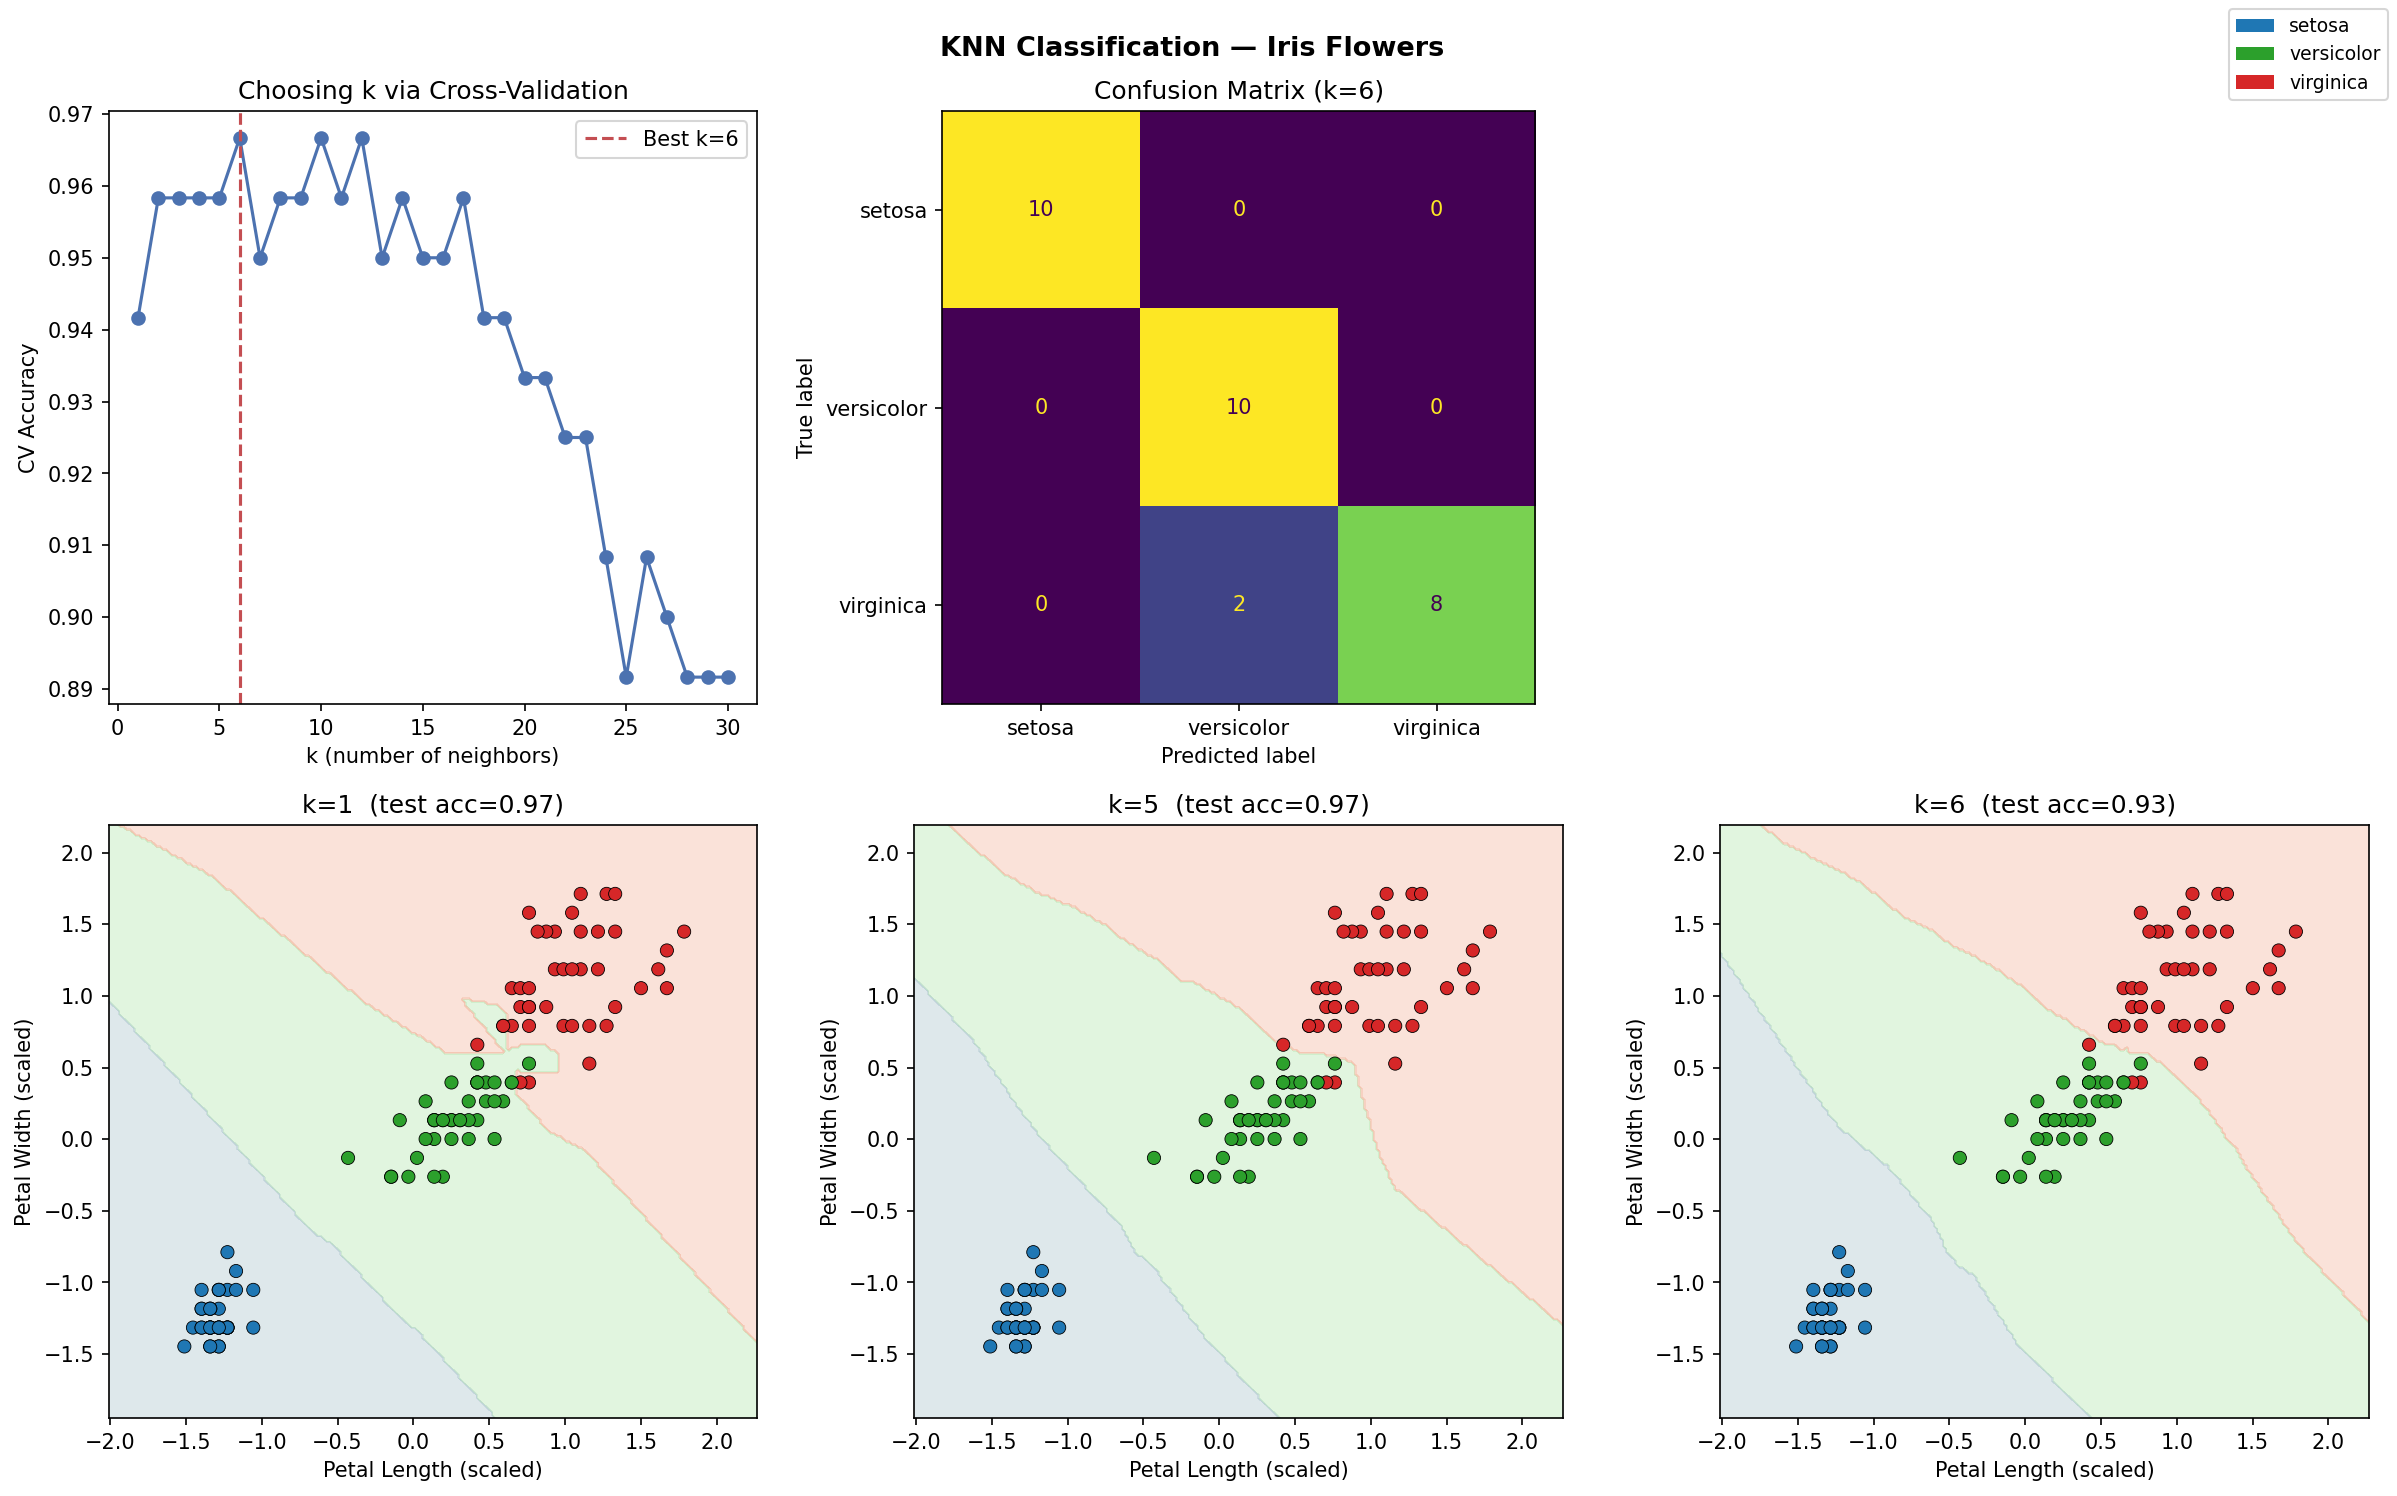

Python code for this plot:
"""
K-Nearest Neighbors (KNN) Classification
==========================================
Classifying iris flowers (3 classes).
Covers:
  • How KNN works (distance-based majority vote)
  • Effect of k on decision boundary (bias/variance)
  • Choosing optimal k via cross-validation
  • Decision boundary visualization
  • Scaling matters for KNN!
"""

import numpy as np
import matplotlib.pyplot as plt
from matplotlib.colors import ListedColormap
from sklearn.datasets import load_iris
from sklearn.neighbors import KNeighborsClassifier
from sklearn.model_selection import train_test_split, cross_val_score
from sklearn.preprocessing import StandardScaler
from sklearn.metrics import classification_report, confusion_matrix, ConfusionMatrixDisplay

# ── 1. Data ───────────────────────────────────────────────────────────────────
iris = load_iris()
X_full = iris.data        # 4 features
y      = iris.target
names  = iris.target_names

print("=" * 50)
print("   DATASET: Iris Flowers")
print("=" * 50)
print(f"  Samples  : {X_full.shape[0]}")
print(f"  Features : {list(iris.feature_names)}")
print(f"  Classes  : {list(names)}")

# ── 2. Scale (CRITICAL for KNN) ───────────────────────────────────────────────
scaler   = StandardScaler()
X_scaled = scaler.fit_transform(X_full)

X_train, X_test, y_train, y_test = train_test_split(
    X_scaled, y, test_size=0.2, random_state=42, stratify=y
)

# ── 3. Cross-validate to choose best k ───────────────────────────────────────
k_range  = range(1, 31)
cv_scores = []
for k in k_range:
    knn = KNeighborsClassifier(n_neighbors=k)
    cv  = cross_val_score(knn, X_train, y_train, cv=5, scoring="accuracy")
    cv_scores.append(cv.mean())

best_k  = k_range[np.argmax(cv_scores)]
best_cv = max(cv_scores)

print(f"\n  Best k (5-fold CV): {best_k}  (CV accuracy = {best_cv:.4f})")

# ── 4. Final model ────────────────────────────────────────────────────────────
knn = KNeighborsClassifier(n_neighbors=best_k)
knn.fit(X_train, y_train)

y_pred = knn.predict(X_test)
test_acc = (y_pred == y_test).mean()

print("\n" + "=" * 50)
print("   KNN CLASSIFICATION — RESULTS")
print("=" * 50)
print(f"  Best k   : {best_k}")
print(f"  Test Acc : {test_acc:.4f} ({100*test_acc:.1f}%)")
print()
print(classification_report(y_test, y_pred, target_names=names))

# ── 5. Decision boundary (using 2 most important features for 2D viz) ─────────
# Use petal length (idx 2) and petal width (idx 3) — most discriminative
X2_train = X_train[:, 2:4]
X2_test  = X_test[:,  2:4]

knn_2d = KNeighborsClassifier(n_neighbors=best_k)
knn_2d.fit(X2_train, y_train)

def plot_decision_boundary(ax, model, X, y, title, k):
    h = 0.02
    x_min, x_max = X[:, 0].min()-0.5, X[:, 0].max()+0.5
    y_min, y_max = X[:, 1].min()-0.5, X[:, 1].max()+0.5
    xx, yy = np.meshgrid(np.arange(x_min, x_max, h),
                          np.arange(y_min, y_max, h))
    Z = model.predict(np.c_[xx.ravel(), yy.ravel()])
    Z = Z.reshape(xx.shape)

    cmap_bg   = ListedColormap(["#AEC6CF", "#B5E8B0", "#F4B8A0"])
    cmap_pts  = ListedColormap(["#1F77B4", "#2CA02C", "#D62728"])

    ax.contourf(xx, yy, Z, alpha=0.4, cmap=cmap_bg)
    scatter = ax.scatter(X[:, 0], X[:, 1], c=y, cmap=cmap_pts,
                         edgecolors="k", linewidths=0.4, s=40, zorder=3)
    ax.set_title(title)
    ax.set_xlabel("Petal Length (scaled)")
    ax.set_ylabel("Petal Width (scaled)")

# ── 6. Plots ──────────────────────────────────────────────────────────────────
fig = plt.figure(figsize=(16, 10))
fig.suptitle("KNN Classification — Iris Flowers", fontsize=13, fontweight="bold")

# Cross-val score vs k
ax1 = fig.add_subplot(2, 3, 1)
ax1.plot(list(k_range), cv_scores, "o-", color="#4C72B0")
ax1.axvline(best_k, color="#C44E52", ls="--", label=f"Best k={best_k}")
ax1.set_xlabel("k (number of neighbors)")
ax1.set_ylabel("CV Accuracy")
ax1.set_title("Choosing k via Cross-Validation")
ax1.legend()

# Confusion matrix
ax2 = fig.add_subplot(2, 3, 2)
cm = confusion_matrix(y_test, y_pred)
ConfusionMatrixDisplay(cm, display_labels=names).plot(ax=ax2, colorbar=False)
ax2.set_title(f"Confusion Matrix (k={best_k})")

# Decision boundaries for k=1, 5, best_k
boundary_ks = [1, 5, best_k] if best_k not in [1, 5] else [1, 5, 15]
axes_bd = [fig.add_subplot(2, 3, i) for i in [4, 5, 6]]
for ax, k in zip(axes_bd, boundary_ks):
    m = KNeighborsClassifier(n_neighbors=k).fit(X2_train, y_train)
    acc = m.score(X2_test, y_test)
    plot_decision_boundary(ax, m, X2_train, y_train,
                           f"k={k}  (test acc={acc:.2f})", k)

# Legend patch
from matplotlib.patches import Patch
legend_elements = [Patch(facecolor=c, label=n)
                   for c, n in zip(["#1F77B4","#2CA02C","#D62728"], names)]
fig.legend(handles=legend_elements, loc="upper right", fontsize=9)

# Hide empty subplot
fig.add_subplot(2, 3, 3).axis("off")

plt.tight_layout()
plt.savefig("06_knn_classification.png", dpi=150, bbox_inches="tight")
plt.show()
print("\n  Plot saved → 06_knn_classification.png")
